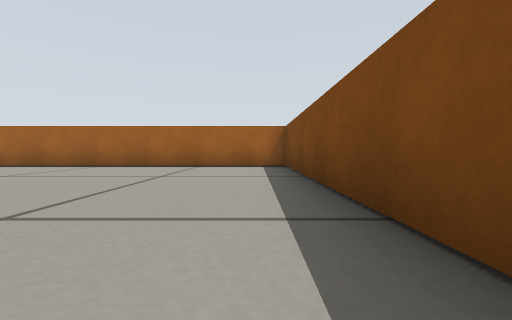
[1] (above)

17 first-person views from a walk through a robot-simulator world made for Gazebo. The camera is 0.04 m above the floor, tilts 2° down and sees 90° across. The floor is counted in squares, 0.1 m on a side. Each view is taken from the middle of a square. On the plan, view 1 faces up. The plan holds only what a view shows up to about 9 squares ahead; the rest is blank.

[2]
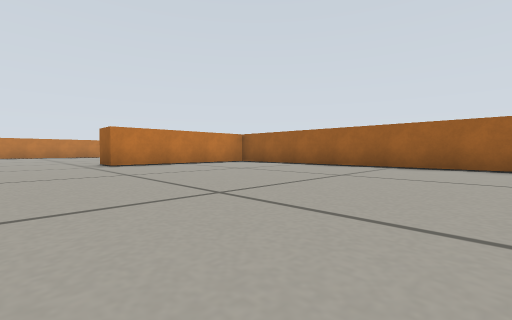

[3]
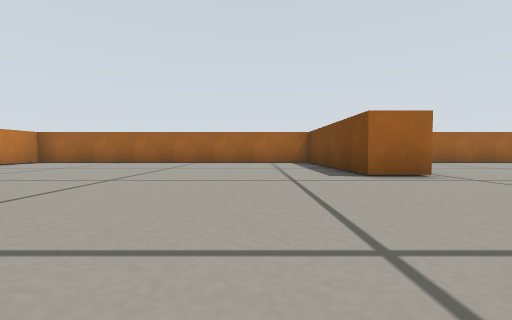

[4]
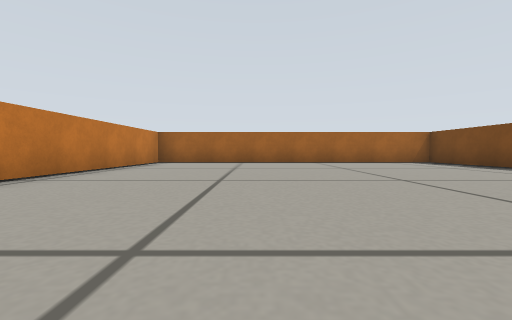

[5]
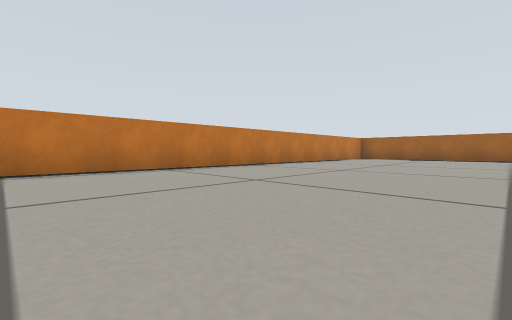

[6]
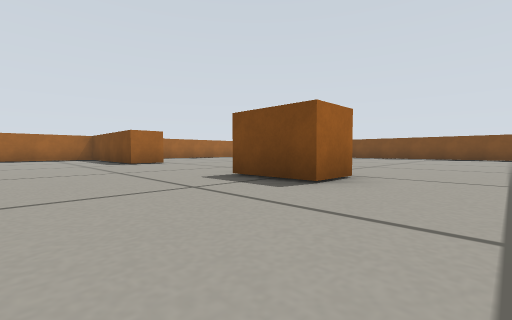

[7]
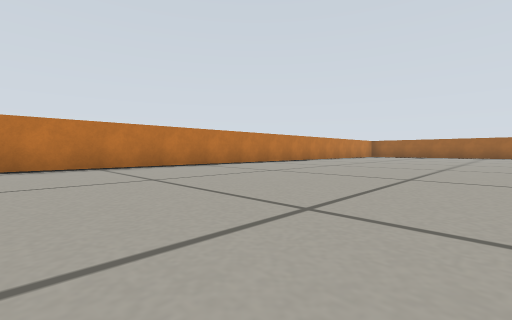

[8]
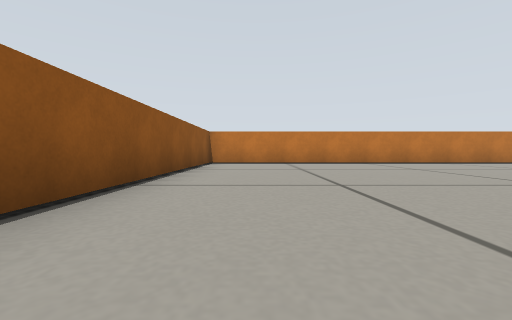

[9]
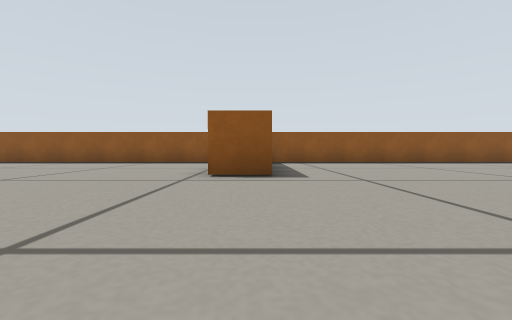

[10]
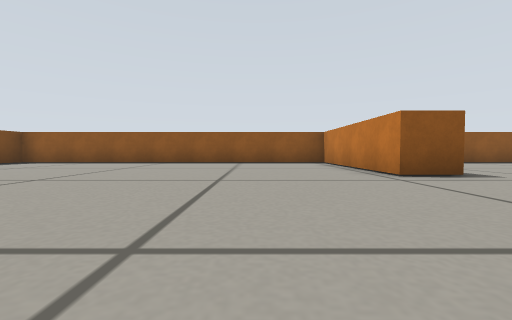

[11]
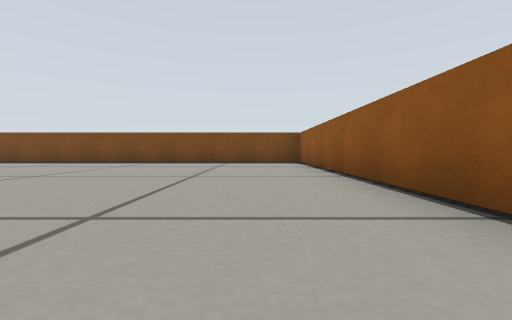

[12]
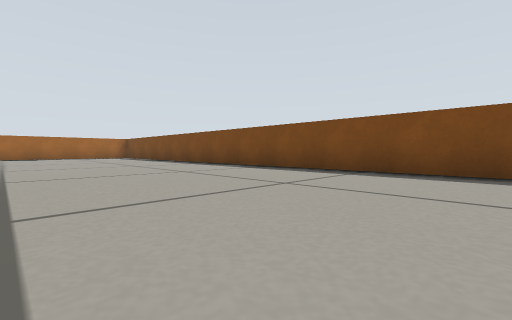

[13]
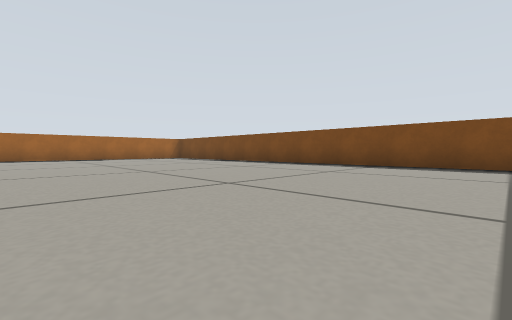

[14]
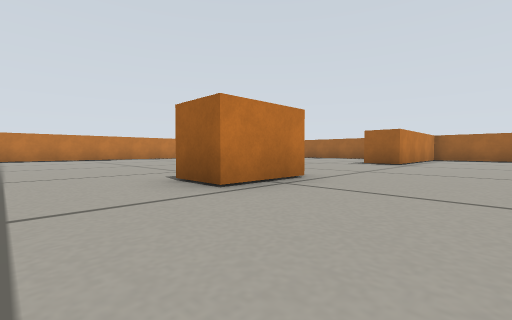

[15]
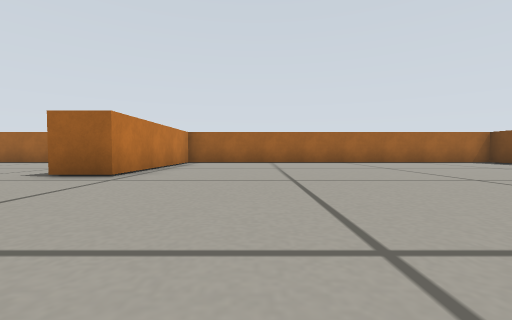

[16]
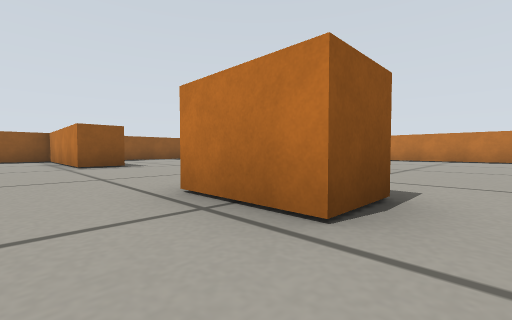

[17]
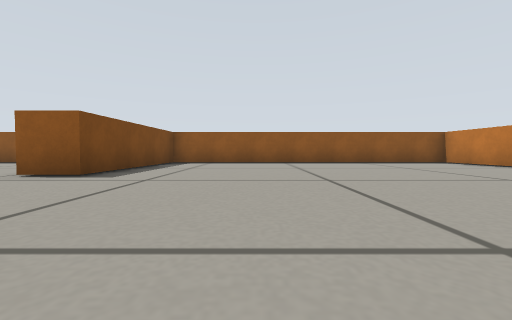

### Floor plan
Points are (right, up) in squares from view 1. A wall is a line through its corners. A room is listed if a view was taken in it or the views show most of it. See-through windows are left out.
Room 1 (views 1, 2, 3, 4, 5, 6, 7, 8, 9, 10, 11, 12, 13, 14, 15, 16, 17)
walls: (-9.2, -2.7) (-9.2, -4.3) (-10.2, -4.3) (-10.2, -2.7) (-9.2, -2.7); (-9.2, 2) (-10.2, 2) (-10.2, 6.5) (-19.2, 6.5) (-19.2, -13.5) (-10.2, -13.5) (-10.2, -9) (-9.2, -9) (-9.2, -13.5) (0.8, -13.5) (0.8, 6.5) (-9.2, 6.5) (-9.2, 2)

Positions as (right, up) in squares from view 1, and headings:
1: (0, 0), facing up
2: (-2, 0), facing up-left
3: (-12, -2), facing up
4: (-16, -2), facing up
5: (-14, -6), facing up-left
6: (-13, -6), facing up-right
7: (-13, -10), facing up-left
8: (-11, -12), facing left
9: (-10, -5), facing down
10: (-7, -5), facing down
11: (-8, -12), facing right
12: (-4, -8), facing up-right
13: (-6, -6), facing up-right
14: (-7, -6), facing up-left
15: (-7, -2), facing up
16: (-8, -2), facing down-left
17: (-13, -5), facing down
